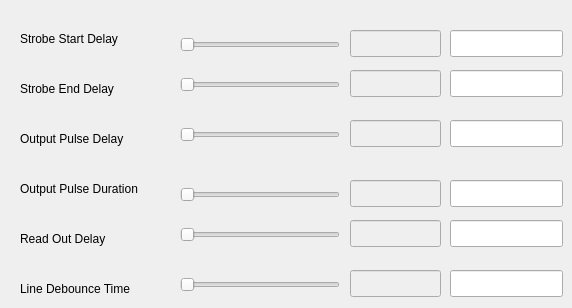
    <widget class="QWidget" name="TriggerTiming">
     <attribute name="title">
      <string>TriggerTiming</string>
     </attribute>
     <widget class="QLabel" name="label0601">
      <property name="geometry">
       <rect>
        <x>20</x>
        <y>30</y>
        <width>141</width>
        <height>17</height>
       </rect>
      </property>
      <property name="text">
       <string>Strobe Start Delay</string>
      </property>
     </widget>
     <widget class="QSlider" name="ttStrobeStartSlider">
      <property name="geometry">
       <rect>
        <x>180</x>
        <y>30</y>
        <width>160</width>
        <height>29</height>
       </rect>
      </property>
      <property name="orientation">
       <enum>Qt::Horizontal</enum>
      </property>
     </widget>
     <widget class="QLineEdit" name="ttStrobeStartEdit">
      <property name="geometry">
       <rect>
        <x>450</x>
        <y>30</y>
        <width>113</width>
        <height>27</height>
       </rect>
      </property>
     </widget>
     <widget class="QLabel" name="label0602">
      <property name="geometry">
       <rect>
        <x>20</x>
        <y>80</y>
        <width>121</width>
        <height>17</height>
       </rect>
      </property>
      <property name="text">
       <string>Strobe End Delay</string>
      </property>
     </widget>
     <widget class="QLabel" name="label0603">
      <property name="geometry">
       <rect>
        <x>20</x>
        <y>130</y>
        <width>141</width>
        <height>17</height>
       </rect>
      </property>
      <property name="text">
       <string>Output Pulse Delay</string>
      </property>
     </widget>
     <widget class="QLabel" name="label0604">
      <property name="geometry">
       <rect>
        <x>20</x>
        <y>180</y>
        <width>161</width>
        <height>17</height>
       </rect>
      </property>
      <property name="text">
       <string>Output Pulse Duration</string>
      </property>
     </widget>
     <widget class="QLabel" name="label0605">
      <property name="geometry">
       <rect>
        <x>20</x>
        <y>230</y>
        <width>111</width>
        <height>17</height>
       </rect>
      </property>
      <property name="text">
       <string>Read Out Delay</string>
      </property>
     </widget>
     <widget class="QLabel" name="label0606">
      <property name="geometry">
       <rect>
        <x>20</x>
        <y>280</y>
        <width>151</width>
        <height>17</height>
       </rect>
      </property>
      <property name="text">
       <string>Line Debounce Time</string>
      </property>
     </widget>
     <widget class="QSlider" name="ttStrobeEndSlider">
      <property name="geometry">
       <rect>
        <x>180</x>
        <y>70</y>
        <width>160</width>
        <height>29</height>
       </rect>
      </property>
      <property name="orientation">
       <enum>Qt::Horizontal</enum>
      </property>
     </widget>
     <widget class="QSlider" name="ttPulseDelaySlider">
      <property name="geometry">
       <rect>
        <x>180</x>
        <y>120</y>
        <width>160</width>
        <height>29</height>
       </rect>
      </property>
      <property name="orientation">
       <enum>Qt::Horizontal</enum>
      </property>
     </widget>
     <widget class="QSlider" name="ttPulseDurationSlider">
      <property name="geometry">
       <rect>
        <x>180</x>
        <y>180</y>
        <width>160</width>
        <height>29</height>
       </rect>
      </property>
      <property name="orientation">
       <enum>Qt::Horizontal</enum>
      </property>
     </widget>
     <widget class="QSlider" name="ttReadOutSlider">
      <property name="geometry">
       <rect>
        <x>180</x>
        <y>220</y>
        <width>160</width>
        <height>29</height>
       </rect>
      </property>
      <property name="orientation">
       <enum>Qt::Horizontal</enum>
      </property>
     </widget>
     <widget class="QSlider" name="ttLineDebounceSlider">
      <property name="geometry">
       <rect>
        <x>180</x>
        <y>270</y>
        <width>160</width>
        <height>29</height>
       </rect>
      </property>
      <property name="orientation">
       <enum>Qt::Horizontal</enum>
      </property>
     </widget>
     <widget class="QLineEdit" name="ttStrobeEndEdit">
      <property name="geometry">
       <rect>
        <x>450</x>
        <y>70</y>
        <width>113</width>
        <height>27</height>
       </rect>
      </property>
     </widget>
     <widget class="QLineEdit" name="ttPulseDelayEdit">
      <property name="geometry">
       <rect>
        <x>450</x>
        <y>120</y>
        <width>113</width>
        <height>27</height>
       </rect>
      </property>
     </widget>
     <widget class="QLineEdit" name="ttPulseDurationEdit">
      <property name="geometry">
       <rect>
        <x>450</x>
        <y>180</y>
        <width>113</width>
        <height>27</height>
       </rect>
      </property>
     </widget>
     <widget class="QLineEdit" name="ttReadOutEdit">
      <property name="geometry">
       <rect>
        <x>450</x>
        <y>220</y>
        <width>113</width>
        <height>27</height>
       </rect>
      </property>
     </widget>
     <widget class="QLineEdit" name="ttLineDebounceEdit">
      <property name="geometry">
       <rect>
        <x>450</x>
        <y>270</y>
        <width>113</width>
        <height>27</height>
       </rect>
      </property>
     </widget>
     <widget class="QLineEdit" name="ttStrobeStart">
      <property name="enabled">
       <bool>false</bool>
      </property>
      <property name="geometry">
       <rect>
        <x>350</x>
        <y>30</y>
        <width>91</width>
        <height>27</height>
       </rect>
      </property>
     </widget>
     <widget class="QLineEdit" name="ttStrobeEnd">
      <property name="enabled">
       <bool>false</bool>
      </property>
      <property name="geometry">
       <rect>
        <x>350</x>
        <y>70</y>
        <width>91</width>
        <height>27</height>
       </rect>
      </property>
     </widget>
     <widget class="QLineEdit" name="ttPulseDelay">
      <property name="enabled">
       <bool>false</bool>
      </property>
      <property name="geometry">
       <rect>
        <x>350</x>
        <y>120</y>
        <width>91</width>
        <height>27</height>
       </rect>
      </property>
     </widget>
     <widget class="QLineEdit" name="ttPulseDuration">
      <property name="enabled">
       <bool>false</bool>
      </property>
      <property name="geometry">
       <rect>
        <x>350</x>
        <y>180</y>
        <width>91</width>
        <height>27</height>
       </rect>
      </property>
     </widget>
     <widget class="QLineEdit" name="ttReadOut">
      <property name="enabled">
       <bool>false</bool>
      </property>
      <property name="geometry">
       <rect>
        <x>350</x>
        <y>220</y>
        <width>91</width>
        <height>27</height>
       </rect>
      </property>
     </widget>
     <widget class="QLineEdit" name="ttLineDebounce">
      <property name="enabled">
       <bool>false</bool>
      </property>
      <property name="geometry">
       <rect>
        <x>350</x>
        <y>270</y>
        <width>91</width>
        <height>27</height>
       </rect>
      </property>
     </widget>
    </widget>
